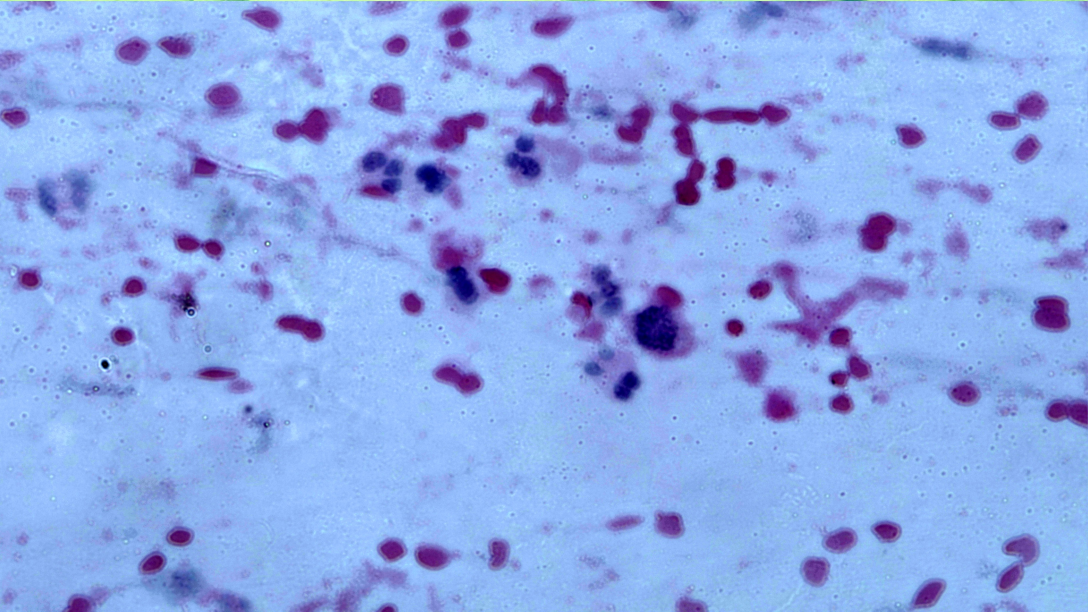
#> input picture Python_40_Days/Day34/dataset/2.jpg, 3264 x 1836 px (shown at 1/3 size)
$ jupyter execute Day34.ipynb
#> lines starting #> are read from the running program, lines starting #| are printed output that depends on the picture
[cell 1]
import cv2
import numpy as np
import matplotlib.pyplot as plt

def gaussian_kernel(size, sigma):
    # kernel size has to be odd
    if size % 2 == 0:
        size += 1

    max_point = size // 2
    min_point = -max_point

    kernel = np.zeros((size, size))
    for x in range(min_point, max_point + 1):
        for y in range(min_point, max_point + 1):
            value = 1/ (2 * np.pi * sigma**2) * np.exp(-(x**2 + y**2) / (2 * sigma**2))
            kernel[x - min_point, y - min_point] = value

    # Normalize the kernel to ensure the sum of all values is 1
    return kernel / np.sum(kernel)

[cell 2]
im = cv2.imread('dataset/2.jpg')
#> im is the input picture: shape (1836, 3264, 3); mean B, G, R 233.9, 169.8, 140.3
im = cv2.cvtColor(im, cv2.COLOR_BGR2RGB)
print(im.shape)
#| (1836, 3264, 3)

[cell 3]
sigmas = [2.5, 5.0, 20.0]
kernel_size = 51
plt.figure(figsize=(10, 6))
plt.subplot(221)
plt.imshow(im)
plt.title('Original Image', fontsize=20)
plt.axis('off')

for i, sigma in enumerate(sigmas):
    kernel = gaussian_kernel(kernel_size, sigma)
    # im_gaussian = cv2.filter2D(im, -1, kernel)
    im_gaussian = np.zeros_like(im)
    for channel in range(3):
        im_gaussian[:, :, channel] = cv2.filter2D(im[:, :, channel], -1, kernel)
    plt.subplot(2, 2, i + 2)
    plt.imshow(im_gaussian)
    plt.title(f'Sigma = {sigma}', fontsize=20)
    plt.axis('off')
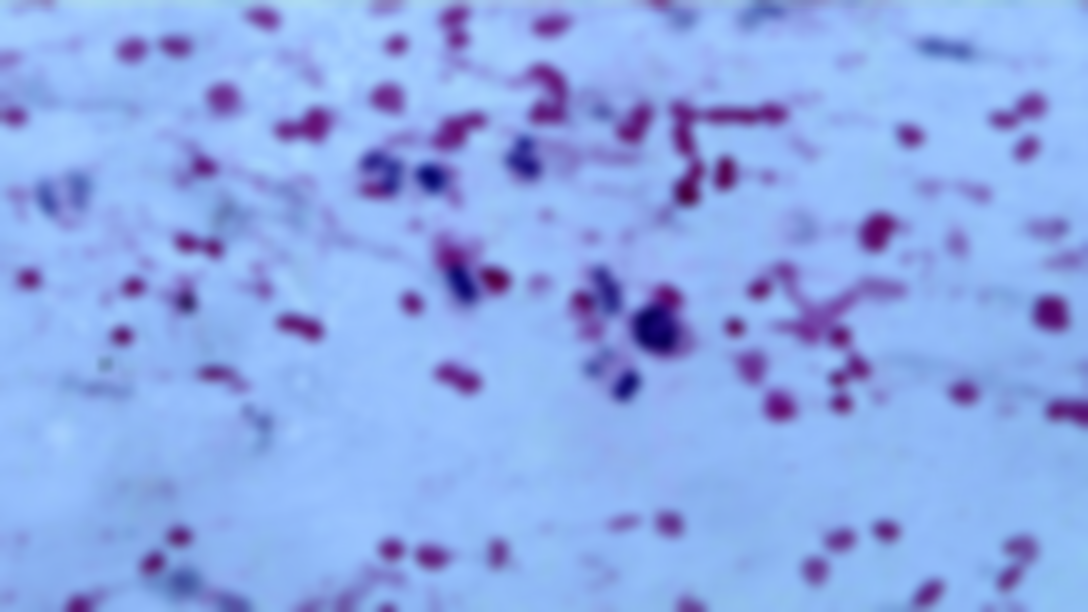
#> im_gaussian: shape (1836, 3264, 3) (shown at 1/3 size); mean R, G, B 140.3, 169.8, 233.9
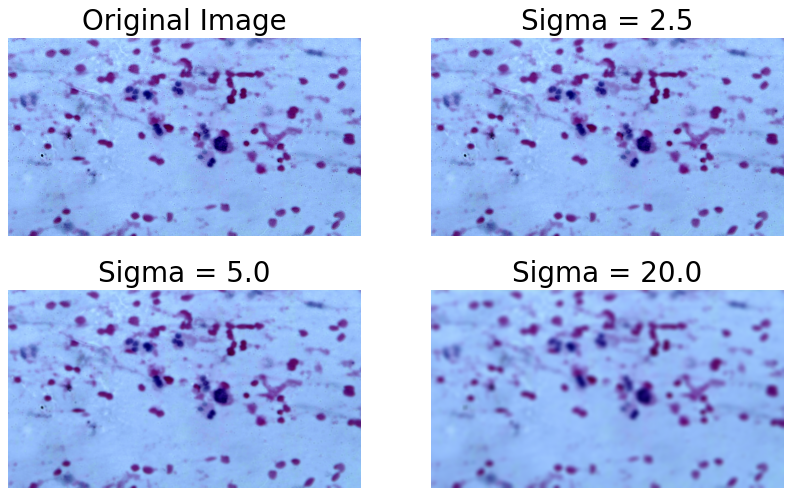
#> figure drawn by matplotlib, 4 panels

[cell 4]
plt.figure(figsize=(10, 6))
plt.subplot(221)
plt.imshow(im)
plt.title('Original Image', fontsize=20)
plt.axis('off')

for i, sigma in enumerate(sigmas):
    im_gaussian = cv2.GaussianBlur(im, (kernel_size, kernel_size), sigma)
    plt.subplot(2, 2, i + 2)
    plt.imshow(im_gaussian)
    plt.title(f'Sigma = {sigma}', fontsize=20)
    plt.axis('off')

$ run again, with Python_40_Days/Day34/dataset/1.jpg copied over Python_40_Days/Day34/dataset/2.jpg
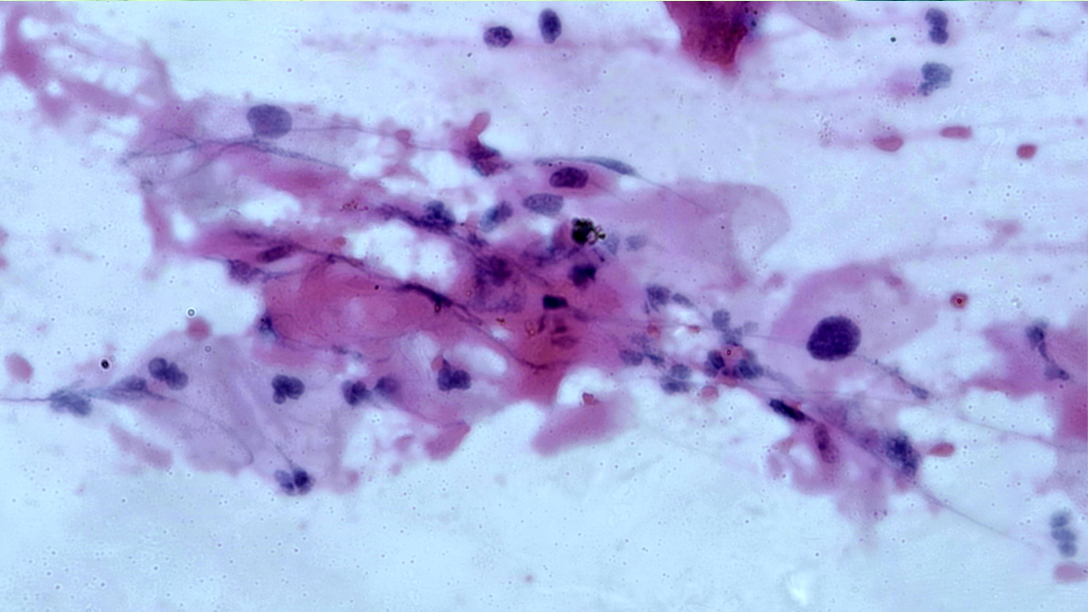
#> input picture Python_40_Days/Day34/dataset/1.jpg, 3264 x 1836 px (shown at 1/3 size)
#> im is the input picture: shape (1836, 3264, 3); mean B, G, R 224.3, 177.1, 172.5
#| (1836, 3264, 3)
#> after the loop `for i, sigma in enumerate(sigmas):`:
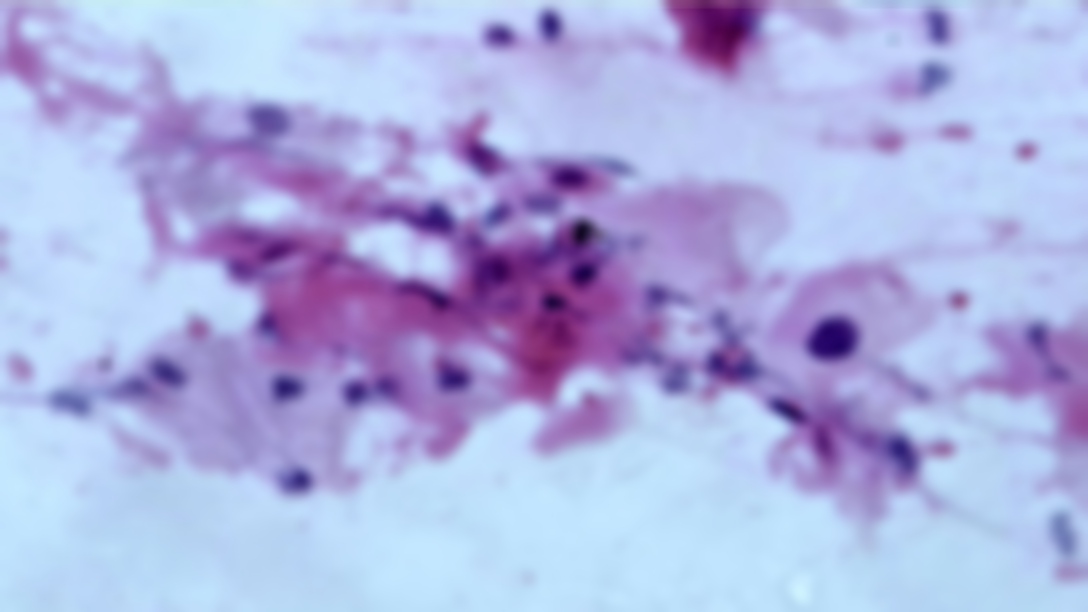
#> im_gaussian: shape (1836, 3264, 3) (shown at 1/3 size); mean R, G, B 172.5, 177.1, 224.3
#> `[cell 3] sigmas = [2.5, 5.0, 20.0] kernel_size = 51 plt.figure(figsize..`:
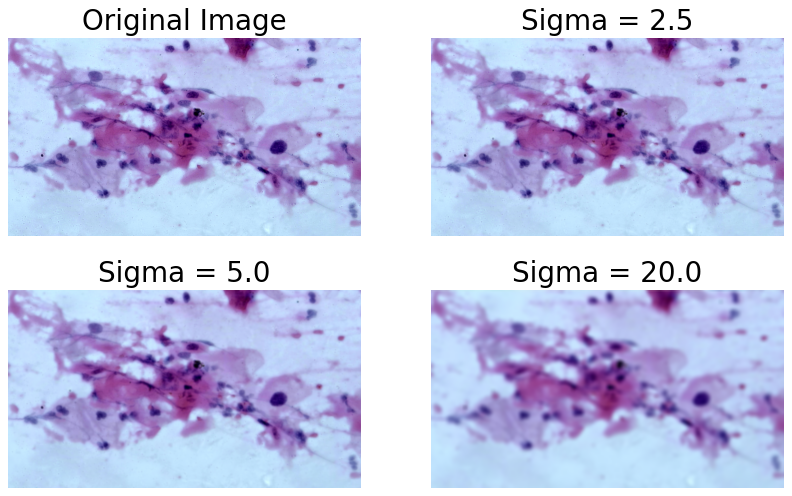
#> figure drawn by matplotlib, 4 panels

$ run again, with Python_40_Days/Day34/dataset/10.jpg copied over Python_40_Days/Day34/dataset/2.jpg
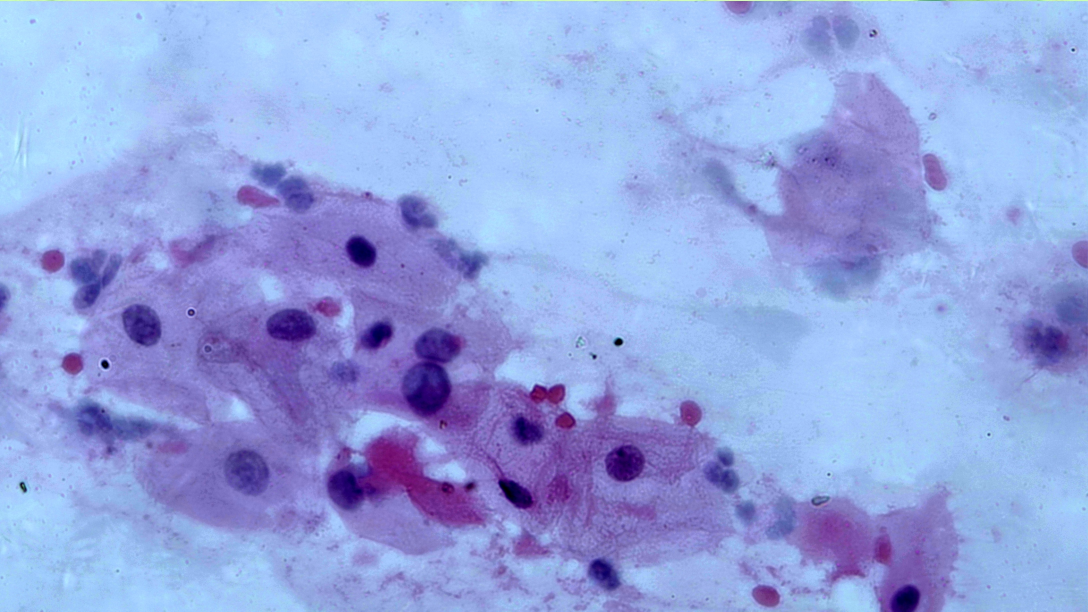
#> input picture Python_40_Days/Day34/dataset/10.jpg, 3264 x 1836 px (shown at 1/3 size)
#> im is the input picture: shape (1836, 3264, 3); mean B, G, R 224.6, 164.2, 147.3
#| (1836, 3264, 3)
#> `[cell 3] sigmas = [2.5, 5.0, 20.0] kernel_size = 51 plt.figure(figsize..`:
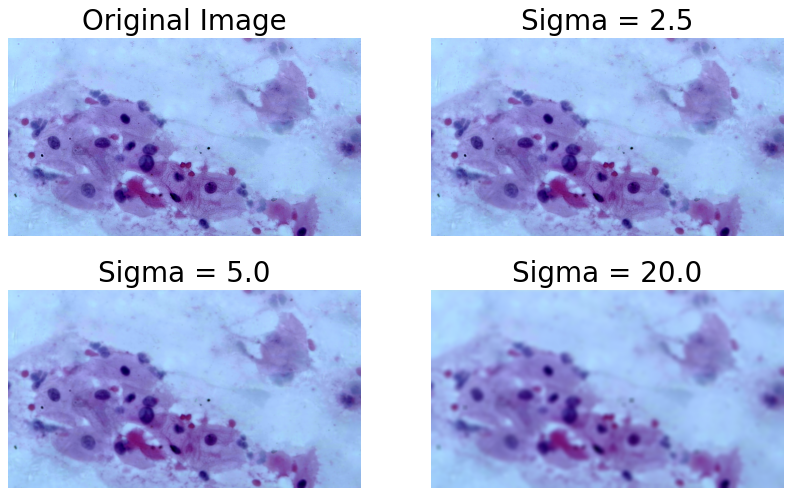
#> figure drawn by matplotlib, 4 panels

$ run again, with Python_40_Days/Day34/dataset/3.jpg copied over Python_40_Days/Day34/dataset/2.jpg
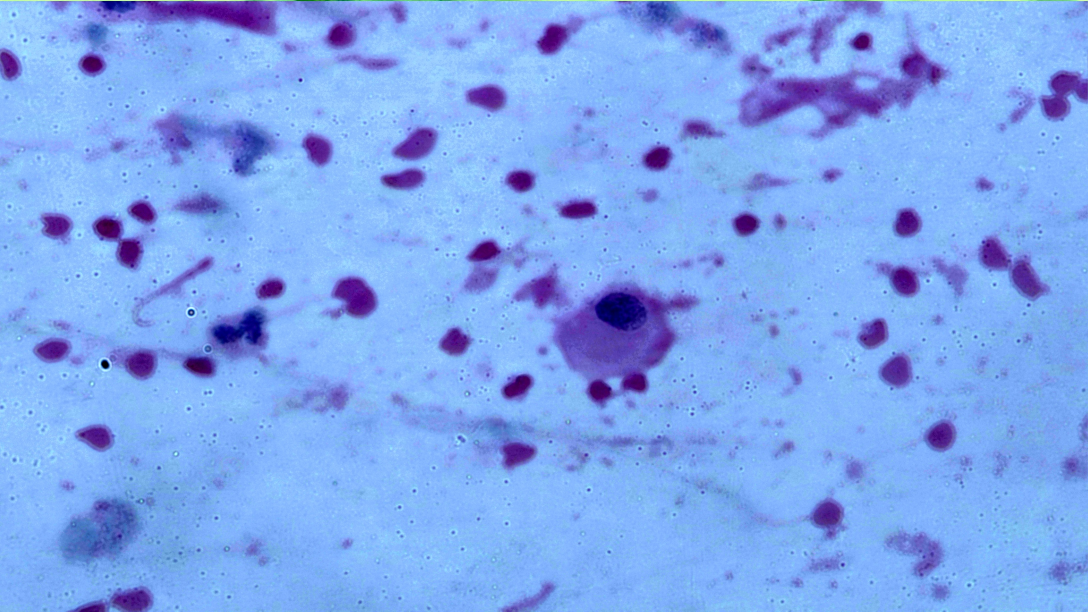
#> input picture Python_40_Days/Day34/dataset/3.jpg, 3264 x 1836 px (shown at 1/3 size)
#> im is the input picture: shape (1836, 3264, 3); mean B, G, R 239.8, 167.4, 126.6
#| (1836, 3264, 3)
#> after the loop `for i, sigma in enumerate(sigmas):`:
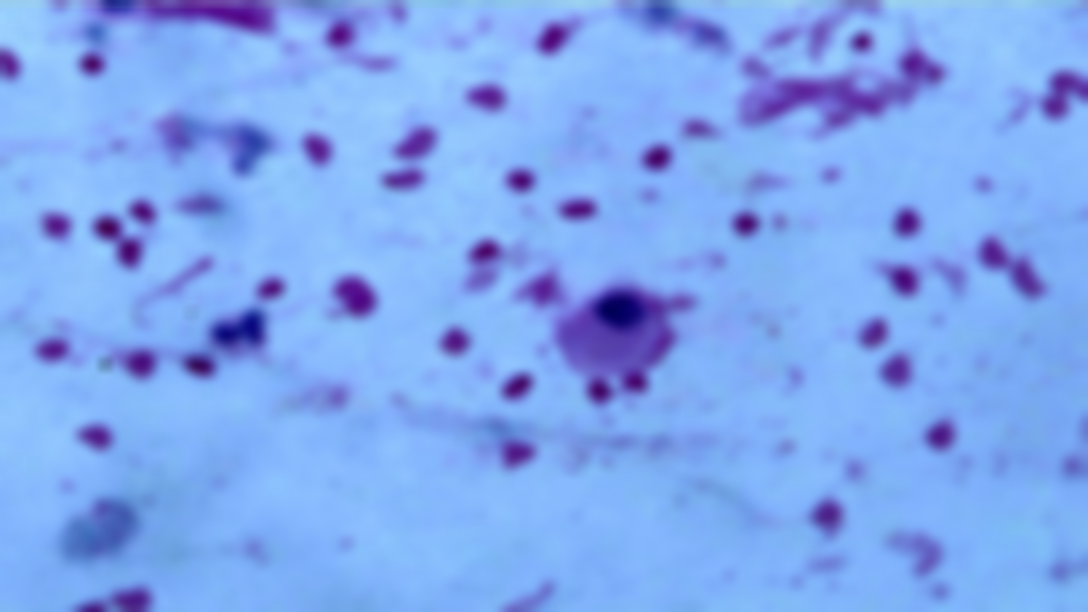
#> im_gaussian: shape (1836, 3264, 3) (shown at 1/3 size); mean R, G, B 126.6, 167.3, 239.8
#> `[cell 3] sigmas = [2.5, 5.0, 20.0] kernel_size = 51 plt.figure(figsize..`:
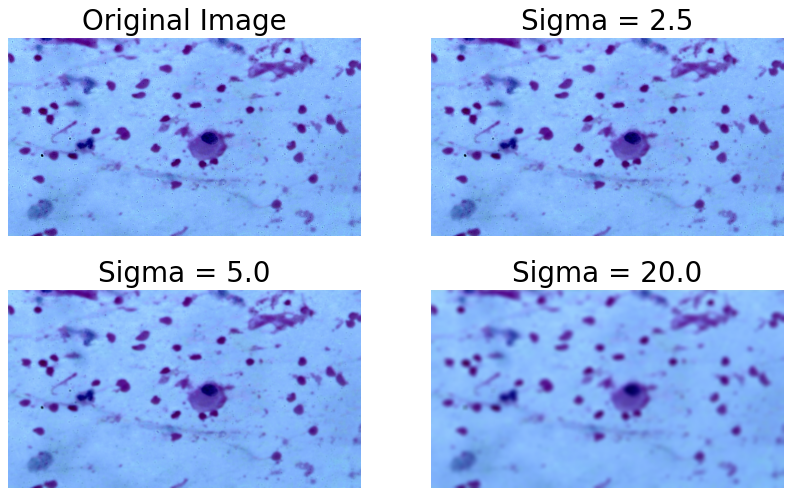
#> figure drawn by matplotlib, 4 panels
